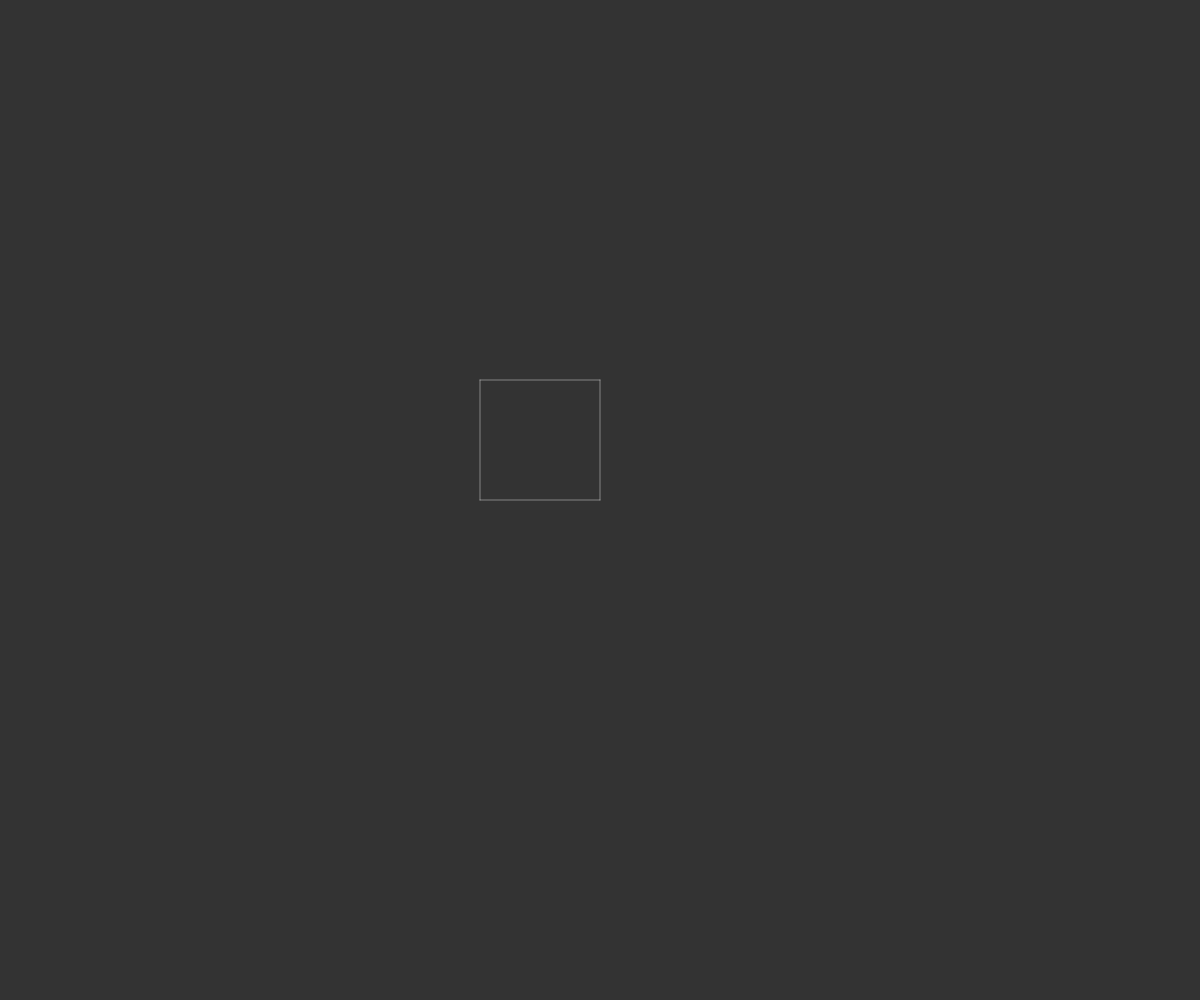
Frame 1 (no input)
Frame 60 (no input): identical to frame 1, image omitted
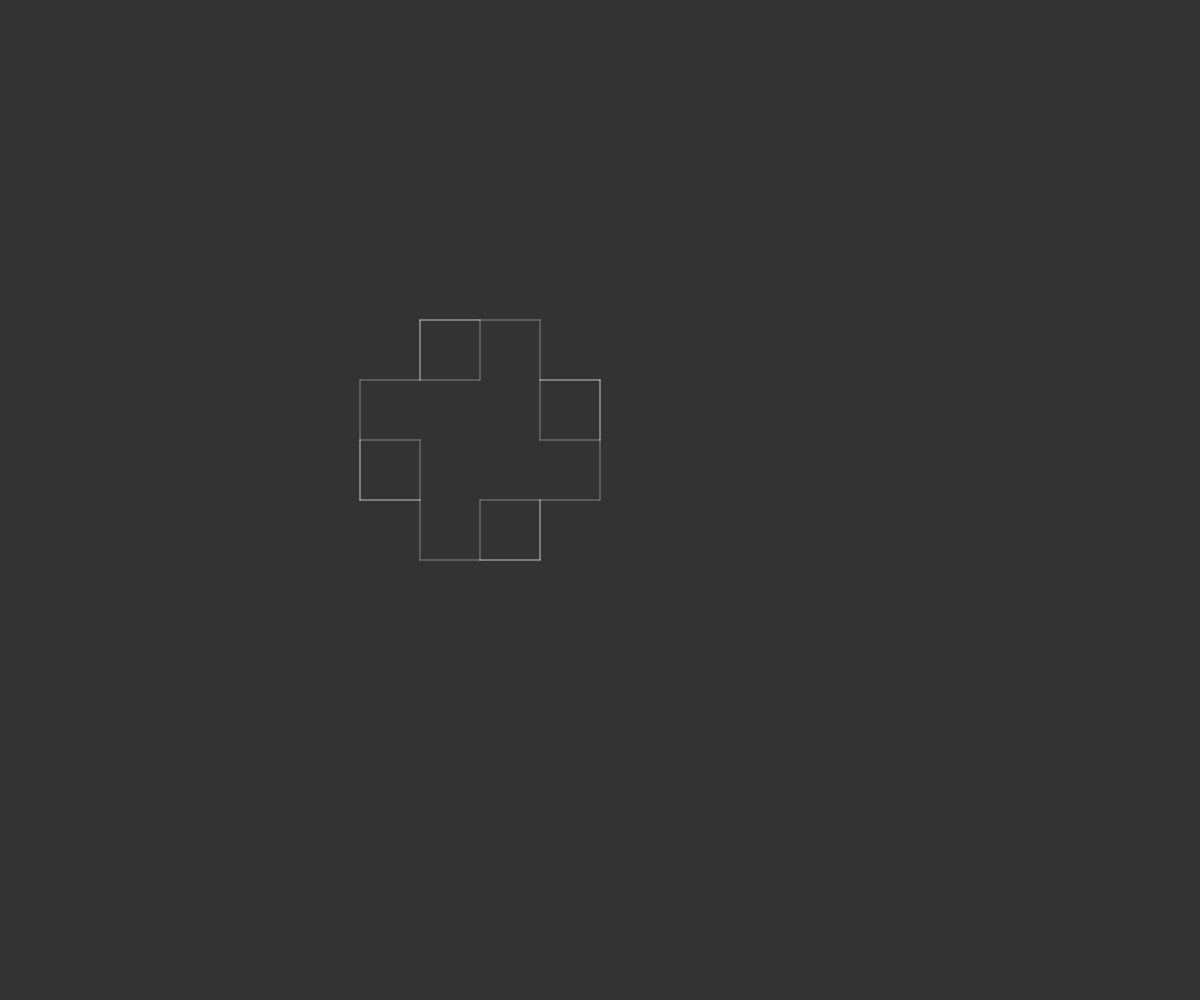
Frame 120 (the mouse pressed at the canvas centre since frame 60)

The p5.js sketch that drew these frames (run headless with seeded random() and noise() and a simulated clock; from frame 60 on, the mouse is pressed at the canvas centre):

// p5.js sketch
// ── sketch.js

//flowerBouquet
let axiom = 'F-F-F-F';
let sentence = axiom;
let rules = [];
rules[0] = {
    a: "F",
    b: "FF-F-F-F-F-F+F"
};


/*
//tablecloth
let axiom = 'F-F-F-F';
let sentence = axiom;
let rules = [];
rules[0] = {
    a: "F",
    b: "FF-F-F-F-FF"
};
*/

/*
//weird
let axiom = 'F-F-F-F';
let sentence = axiom;
let rules = [];
rules[0] = {
    a: "F",
    b: "FF-F+F-F-FF"
};

*/
let len = 120,
    angle;

function setup() {
    createCanvas(windowWidth, windowHeight);

    background(51);
    angle = radians(90);

    turtle();
}

function mousePressed() {
    generate();
}

function generate() {
    len *= 0.5;
    var nextSentence = '';
    for (let i = 0; i < sentence.length; i++) {
        let found = false;
        var current = sentence.charAt(i);
        for (let j = 0; j < rules.length; j++) {
            if (current == rules[j].a) {
                found = true;
                nextSentence += rules[j].b;
                break;
            }
        }
        if (!found) nextSentence += current;
    }
    sentence = nextSentence;

    turtle();
}

function turtle() {
    resetMatrix();
    translate(width/2,height/2);

    background(51);
    stroke(255, 100);

    for (let i = 0; i < sentence.length; i++) {
        let current = sentence.charAt(i);
        if (current == 'F') {

            line(0, 0, 0, -len);
            translate(0, -len);
        } else if (current == 'f') translate(0, -len);
        else if (current == '+') rotate(angle);
        else if (current == '-') rotate(-angle);
        else if (current == '[') push();
        else if (current == ']') pop();

    }
}

function draw() {

}
